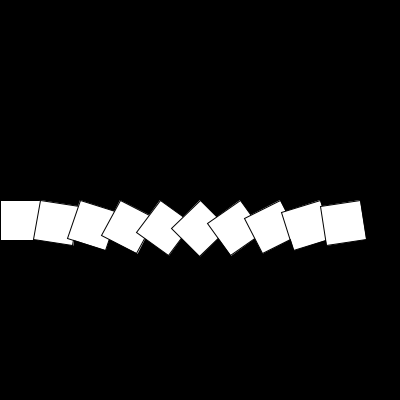
Frame 1 (no input)
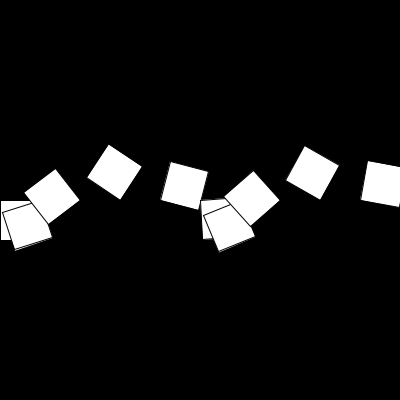
Frame 60 (the mouse pressed at the canvas centre just before this capture)
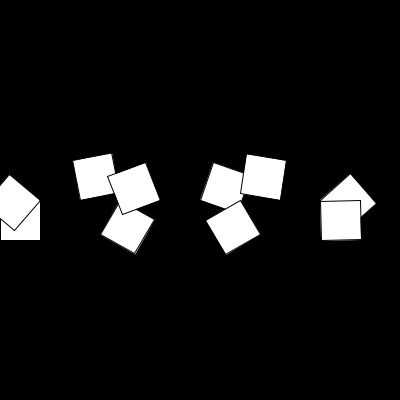
Frame 120 (the mouse held since frame 60 and released just before this capture)

The Processing sketch that drew these frames (run headless with seeded random() and noise(); from frame 60 on, the mouse is pressed at the canvas centre):

// Processing sketch: P02_Animation_Loop
// ── P02_Animation_Loop.pde
// IxD Hof Creative Coding Class 2012
// http://ixd-hof.de
// This work is licensed under a Creative Commons Attribution-NonCommercial-ShareAlike 3.0 Unported License.

// Animated cubes by iterating a value and multiply it with the current time

void setup()
{
  size(400, 400);
}

void draw()
{
  background(0);
  
  // iterate through 0 to 10
  for (int i=0; i<10; i++)
  {
    pushMatrix();
    // translate to I*40 to the right and half the sketches height from top
    // i=0: 0
    // i=1: 40
    // i=2: 80
    // ...
    translate(i*40, height/2);
    
    // calclulate an angle from i and the current milliseconds
    // hint: play around with the values
    float angle = i*(millis()/1000.0);
    rotate(angle);
    
    // draw a rect of the size 40 x 40
    rect(0, 0, 40, 40);
    popMatrix();
  }
}
